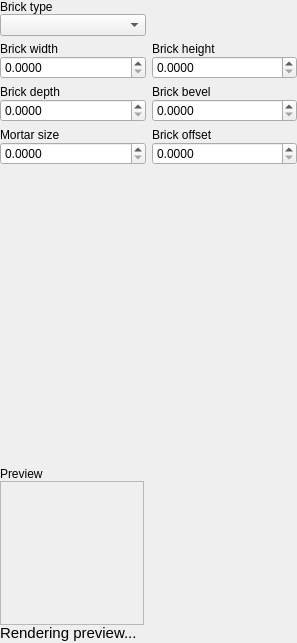
<?xml version="1.0" encoding="UTF-8"?>
<ui version="4.0">
 <class>teBricks</class>
 <widget class="QWidget" name="teBricks">
  <property name="geometry">
   <rect>
    <x>0</x>
    <y>0</y>
    <width>297</width>
    <height>643</height>
   </rect>
  </property>
  <property name="windowTitle">
   <string>Form</string>
  </property>
  <layout class="QGridLayout" name="gridLayout">
   <property name="margin">
    <number>0</number>
   </property>
   <item row="0" column="0">
    <widget class="QFrame" name="frBrickTypes">
     <property name="sizePolicy">
      <sizepolicy hsizetype="Preferred" vsizetype="Fixed">
       <horstretch>0</horstretch>
       <verstretch>0</verstretch>
      </sizepolicy>
     </property>
     <layout class="QVBoxLayout" name="verticalLayout">
      <property name="spacing">
       <number>0</number>
      </property>
      <property name="margin">
       <number>0</number>
      </property>
      <item>
       <widget class="QLabel" name="label">
        <property name="text">
         <string>Brick type</string>
        </property>
       </widget>
      </item>
      <item>
       <widget class="QComboBox" name="brickType"/>
      </item>
     </layout>
    </widget>
   </item>
   <item row="1" column="0">
    <widget class="QFrame" name="frBrickWidth">
     <property name="sizePolicy">
      <sizepolicy hsizetype="Preferred" vsizetype="Fixed">
       <horstretch>0</horstretch>
       <verstretch>0</verstretch>
      </sizepolicy>
     </property>
     <layout class="QVBoxLayout" name="verticalLayout_2">
      <property name="spacing">
       <number>0</number>
      </property>
      <property name="margin">
       <number>0</number>
      </property>
      <item>
       <widget class="QLabel" name="label_2">
        <property name="text">
         <string>Brick width</string>
        </property>
       </widget>
      </item>
      <item>
       <widget class="QDoubleSpinBox" name="brickWidth">
        <property name="decimals">
         <number>4</number>
        </property>
        <property name="singleStep">
         <double>0.010000000000000</double>
        </property>
       </widget>
      </item>
     </layout>
    </widget>
   </item>
   <item row="1" column="1">
    <widget class="QFrame" name="frBrickWidth_2">
     <property name="sizePolicy">
      <sizepolicy hsizetype="Preferred" vsizetype="Fixed">
       <horstretch>0</horstretch>
       <verstretch>0</verstretch>
      </sizepolicy>
     </property>
     <layout class="QVBoxLayout" name="verticalLayout_3">
      <property name="spacing">
       <number>0</number>
      </property>
      <property name="margin">
       <number>0</number>
      </property>
      <item>
       <widget class="QLabel" name="label_3">
        <property name="text">
         <string>Brick height</string>
        </property>
       </widget>
      </item>
      <item>
       <widget class="QDoubleSpinBox" name="brickHeight">
        <property name="decimals">
         <number>4</number>
        </property>
        <property name="singleStep">
         <double>0.010000000000000</double>
        </property>
       </widget>
      </item>
     </layout>
    </widget>
   </item>
   <item row="2" column="0">
    <widget class="QFrame" name="frBrickWidth_3">
     <property name="sizePolicy">
      <sizepolicy hsizetype="Preferred" vsizetype="Fixed">
       <horstretch>0</horstretch>
       <verstretch>0</verstretch>
      </sizepolicy>
     </property>
     <layout class="QVBoxLayout" name="verticalLayout_4">
      <property name="spacing">
       <number>0</number>
      </property>
      <property name="margin">
       <number>0</number>
      </property>
      <item>
       <widget class="QLabel" name="label_4">
        <property name="text">
         <string>Brick depth</string>
        </property>
       </widget>
      </item>
      <item>
       <widget class="QDoubleSpinBox" name="brickDepth">
        <property name="decimals">
         <number>4</number>
        </property>
        <property name="singleStep">
         <double>0.010000000000000</double>
        </property>
       </widget>
      </item>
     </layout>
    </widget>
   </item>
   <item row="2" column="1">
    <widget class="QFrame" name="frBrickWidth_4">
     <property name="sizePolicy">
      <sizepolicy hsizetype="Preferred" vsizetype="Fixed">
       <horstretch>0</horstretch>
       <verstretch>0</verstretch>
      </sizepolicy>
     </property>
     <layout class="QVBoxLayout" name="verticalLayout_5">
      <property name="spacing">
       <number>0</number>
      </property>
      <property name="margin">
       <number>0</number>
      </property>
      <item>
       <widget class="QLabel" name="label_5">
        <property name="text">
         <string>Brick bevel</string>
        </property>
       </widget>
      </item>
      <item>
       <widget class="QDoubleSpinBox" name="brickBevel">
        <property name="decimals">
         <number>4</number>
        </property>
        <property name="singleStep">
         <double>0.010000000000000</double>
        </property>
       </widget>
      </item>
     </layout>
    </widget>
   </item>
   <item row="3" column="0">
    <widget class="QFrame" name="frBrickWidth_5">
     <property name="sizePolicy">
      <sizepolicy hsizetype="Preferred" vsizetype="Fixed">
       <horstretch>0</horstretch>
       <verstretch>0</verstretch>
      </sizepolicy>
     </property>
     <layout class="QVBoxLayout" name="verticalLayout_6">
      <property name="spacing">
       <number>0</number>
      </property>
      <property name="margin">
       <number>0</number>
      </property>
      <item>
       <widget class="QLabel" name="label_6">
        <property name="text">
         <string>Mortar size</string>
        </property>
       </widget>
      </item>
      <item>
       <widget class="QDoubleSpinBox" name="mortarSize">
        <property name="decimals">
         <number>4</number>
        </property>
        <property name="singleStep">
         <double>0.010000000000000</double>
        </property>
       </widget>
      </item>
     </layout>
    </widget>
   </item>
   <item row="3" column="1">
    <widget class="QFrame" name="frBrickWidth_6">
     <property name="sizePolicy">
      <sizepolicy hsizetype="Preferred" vsizetype="Fixed">
       <horstretch>0</horstretch>
       <verstretch>0</verstretch>
      </sizepolicy>
     </property>
     <layout class="QVBoxLayout" name="verticalLayout_7">
      <property name="spacing">
       <number>0</number>
      </property>
      <property name="margin">
       <number>0</number>
      </property>
      <item>
       <widget class="QLabel" name="label_7">
        <property name="text">
         <string>Brick offset</string>
        </property>
       </widget>
      </item>
      <item>
       <widget class="QDoubleSpinBox" name="brickOffset">
        <property name="decimals">
         <number>4</number>
        </property>
        <property name="singleStep">
         <double>0.010000000000000</double>
        </property>
       </widget>
      </item>
     </layout>
    </widget>
   </item>
   <item row="4" column="0" colspan="2">
    <widget class="ReTextureAvatar" name="brickTexture">
     <property name="caption">
      <string>Brick</string>
     </property>
     <property name="breadcrumb">
      <string>Brick Tex.</string>
     </property>
    </widget>
   </item>
   <item row="5" column="0" colspan="2">
    <widget class="ReTextureAvatar" name="mortarTexture">
     <property name="caption">
      <string>Mortar</string>
     </property>
     <property name="breadcrumb">
      <string>Mortar Tex.</string>
     </property>
    </widget>
   </item>
   <item row="6" column="0" colspan="2">
    <widget class="ReTextureAvatar" name="brickModulation">
     <property name="caption">
      <string>Modulation</string>
     </property>
     <property name="breadcrumb">
      <string>Modulation Tex.</string>
     </property>
    </widget>
   </item>
   <item row="7" column="0" colspan="2">
    <widget class="Re3DMappingEditor" name="mapping3D"/>
   </item>
   <item row="8" column="0">
    <widget class="QFrame" name="frame">
     <property name="sizePolicy">
      <sizepolicy hsizetype="Preferred" vsizetype="Fixed">
       <horstretch>0</horstretch>
       <verstretch>0</verstretch>
      </sizepolicy>
     </property>
     <property name="minimumSize">
      <size>
       <width>0</width>
       <height>176</height>
      </size>
     </property>
     <layout class="QVBoxLayout" name="verticalLayout_8">
      <property name="spacing">
       <number>0</number>
      </property>
      <property name="margin">
       <number>0</number>
      </property>
      <item>
       <widget class="QFrame" name="frBrickPreview">
        <property name="sizePolicy">
         <sizepolicy hsizetype="Preferred" vsizetype="Fixed">
          <horstretch>0</horstretch>
          <verstretch>0</verstretch>
         </sizepolicy>
        </property>
        <layout class="QVBoxLayout" name="lyNoiseResult">
         <property name="spacing">
          <number>0</number>
         </property>
         <property name="margin">
          <number>0</number>
         </property>
         <item>
          <widget class="QLabel" name="label_8">
           <property name="text">
            <string>Preview</string>
           </property>
          </widget>
         </item>
         <item>
          <widget class="QLabel" name="noiseResult">
           <property name="sizePolicy">
            <sizepolicy hsizetype="Fixed" vsizetype="Fixed">
             <horstretch>0</horstretch>
             <verstretch>0</verstretch>
            </sizepolicy>
           </property>
           <property name="minimumSize">
            <size>
             <width>144</width>
             <height>144</height>
            </size>
           </property>
           <property name="maximumSize">
            <size>
             <width>144</width>
             <height>144</height>
            </size>
           </property>
           <property name="frameShape">
            <enum>QFrame::StyledPanel</enum>
           </property>
           <property name="text">
            <string/>
           </property>
          </widget>
         </item>
        </layout>
       </widget>
      </item>
      <item>
       <widget class="QLabel" name="msgRenderingPreview">
        <property name="sizePolicy">
         <sizepolicy hsizetype="Preferred" vsizetype="Fixed">
          <horstretch>0</horstretch>
          <verstretch>0</verstretch>
         </sizepolicy>
        </property>
        <property name="minimumSize">
         <size>
          <width>16</width>
          <height>16</height>
         </size>
        </property>
        <property name="maximumSize">
         <size>
          <width>16777215</width>
          <height>16</height>
         </size>
        </property>
        <property name="font">
         <font>
          <pointsize>11</pointsize>
         </font>
        </property>
        <property name="text">
         <string>Rendering preview...</string>
        </property>
       </widget>
      </item>
     </layout>
    </widget>
   </item>
  </layout>
 </widget>
 <customwidgets>
  <customwidget>
   <class>Re3DMappingEditor</class>
   <extends>QWidget</extends>
   <header>Re3DMappingEditor.h</header>
  </customwidget>
  <customwidget>
   <class>ReTextureAvatar</class>
   <extends>QWidget</extends>
   <header>ReTextureAvatar.h</header>
  </customwidget>
 </customwidgets>
 <resources/>
 <connections/>
</ui>
